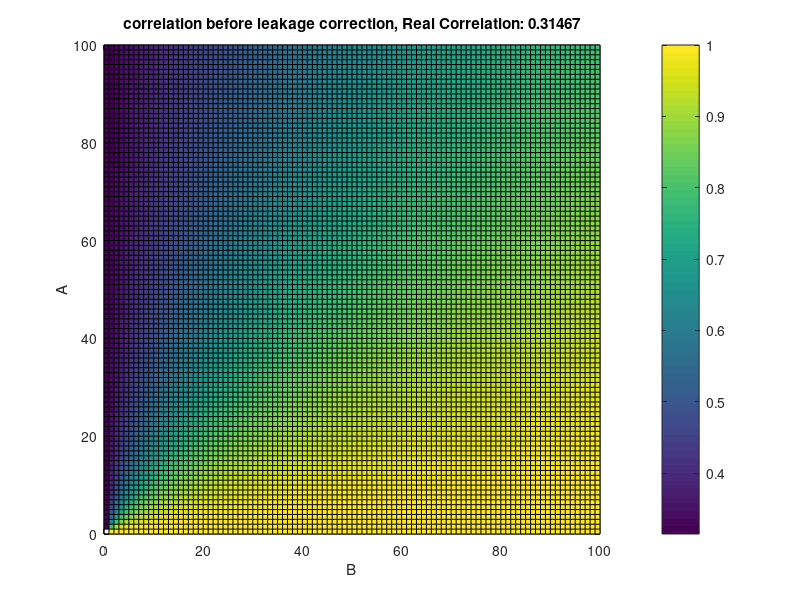
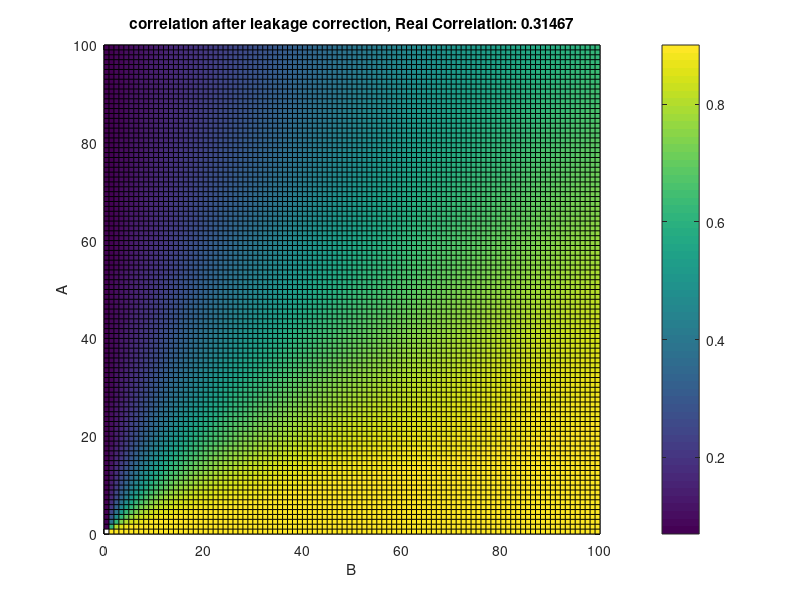

Write the MATLAB code that produced these figures, in order.
clear
close all
t=-pi:0.01:pi;
S2=sin(t+pi/4);
S1=0.5*sin(t)+sin(2*t+pi/3);
C=corrcoef(S1,S2); C=C(1,2);
ii=0;jj=0;
for A=0:100
    ii=ii+1; jj=0;
    for B=0:100
        jj=jj+1;
        S1est=A*S1+B*S2; %estimated S1
        S2est=A*S2+B*S1;
        rat(ii,jj)=A/B;
        Rp=corrcoef(S1est,S2);R_uncorrected(ii,jj)=Rp(1,2); 
        Spnew=S1est-S1est.*S2;
        Rp=corrcoef(Spnew,S2);R_corrected(ii,jj)=Rp(1,2); 
    end
end
X=0:100;Y=0:100;
figure,pcolor(X,Y,R_uncorrected)
colorbar()
xlabel('B')
ylabel('A')
title(['correlation before leakage correction, Real Correlation: ', num2str(C)])

figure,pcolor(X,Y,R_corrected)
colorbar()
xlabel('B')
ylabel('A')
title(['correlation after leakage correction, Real Correlation: ', num2str(C)])

